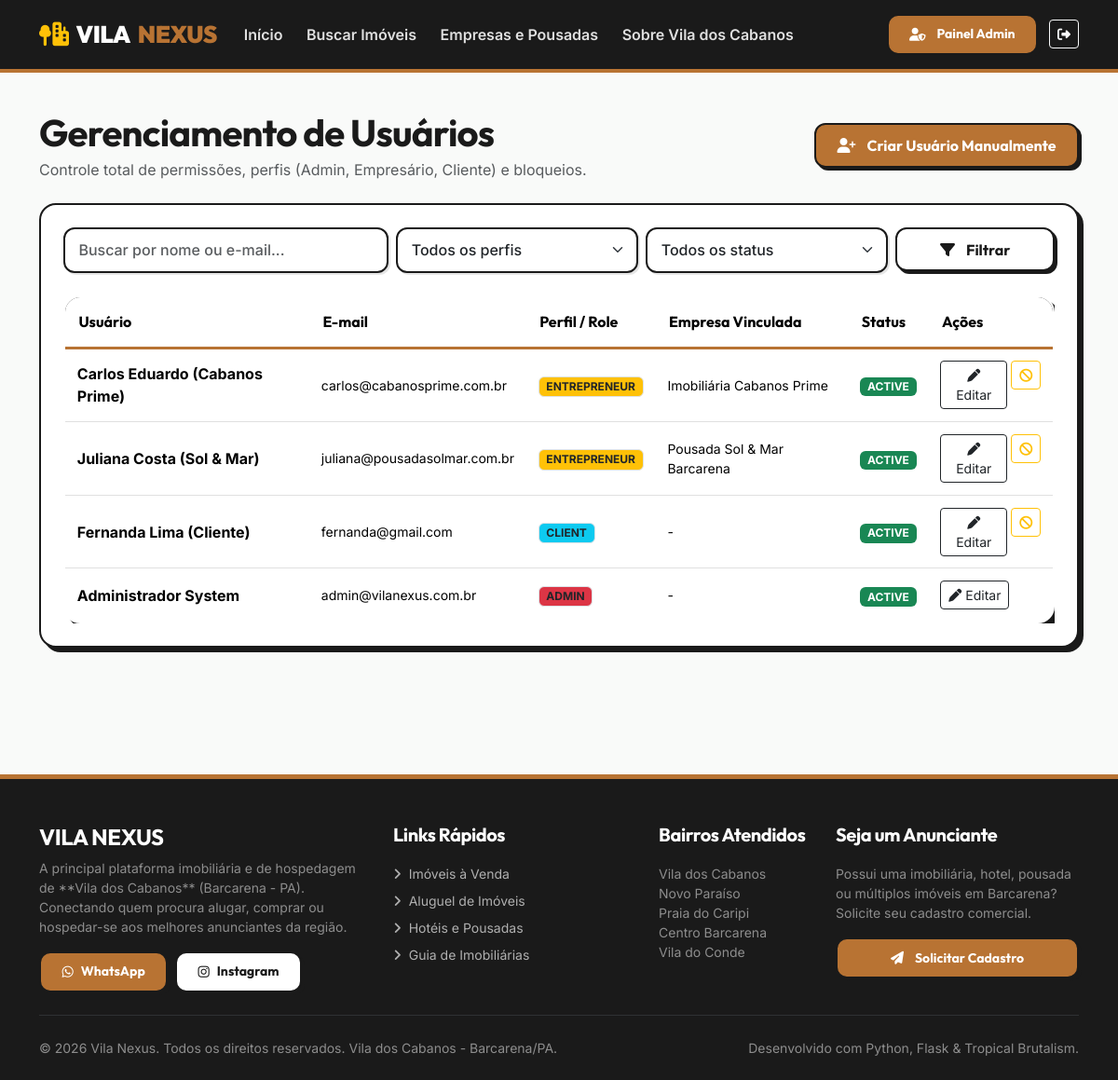
Page /admin/usuarios (signed in) on the committed database.
### app/models/user.py (models this page shows, shortened)
class User(UserMixin, db.Model):
    __tablename__ = 'users'
    id = db.Column(db.Integer, primary_key=True)
    name = db.Column(db.String(120), nullable=False)
    email = db.Column(db.String(120), unique=True, index=True, nullable=False)
    password_hash = db.Column(db.String(256), nullable=False)
    role = db.Column(db.String(20), nullable=False, default='client')  # admin, entrepreneur, client
    status = db.Column(db.String(20), nullable=False, default='active')  # active, blocked
    phone = db.Column(db.String(30), nullable=True)
    company_id = db.Column(db.Integer, db.ForeignKey('companies.id', ondelete='SET NULL'), nullable=True)
    created_at = db.Column(db.DateTime, default=datetime.utcnow)
    favorites = db.relationship('Favorite', backref='user', lazy='dynamic', cascade='all, delete-orphan')
    visit_requests = db.relationship('VisitRequest', backref='user', lazy='dynamic')
    saved_searches = db.relationship('SavedSearch', backref='user', lazy='dynamic', cascade='all, delete-orphan')
    def is_admin(self):
        return self.role == 'admin'
    def is_entrepreneur(self):
        return self.role == 'entrepreneur'

### app/models/company.py (models this page shows, shortened)
class Company(db.Model):
    __tablename__ = 'companies'
    id = db.Column(db.Integer, primary_key=True)
    name = db.Column(db.String(150), nullable=False)
    cnpj_cpf = db.Column(db.String(30), nullable=True)
    business_type = db.Column(db.String(50), nullable=False, default='Imobiliária')  # Imobiliária, Hotel, Pousada, Proprietário Particular, Outro
    phone = db.Column(db.String(30), nullable=False)
    whatsapp = db.Column(db.String(30), nullable=True)
    email = db.Column(db.String(120), nullable=False)
    address = db.Column(db.String(255), nullable=True)
    neighborhood = db.Column(db.String(100), nullable=False, default='Vila dos Cabanos')
    description = db.Column(db.Text, nullable=True)
    logo_filename = db.Column(db.String(255), nullable=True)
    is_approved = db.Column(db.Boolean, default=True)
    created_at = db.Column(db.DateTime, default=datetime.utcnow)
    users = db.relationship('User', backref='company', lazy='dynamic')
    properties = db.relationship('Property', backref='company', lazy='dynamic', cascade='all, delete-orphan')

### app/blueprints/admin/routes.py (the view)
@admin_bp.route('/usuarios')
def users_list():
    role_filter = request.args.get('role', '')
    status_filter = request.args.get('status', '')
    search_q = request.args.get('q', '')
    query = User.query
    if role_filter:
        query = query.filter_by(role=role_filter)
    if status_filter:
        query = query.filter_by(status=status_filter)
    if search_q:
        pattern = f"%{search_q}%"
        query = query.filter(User.name.ilike(pattern) | User.email.ilike(pattern))
    users = query.order_by(desc(User.created_at)).all()
    return render_template('admin/users_list.html', users=users, role_filter=role_filter, status_filter=status_filter, q=search_q)

### app/blueprints/admin/routes.py (called while the page is built)
def check_admin_access():
    if not current_user.is_authenticated:
        abort(401)
    if not current_user.is_admin():
        flash('Acesso restrito ao Painel Administrativo.', 'danger')
        abort(403)

@admin_bp.before_request
def before_request_hook():
    check_admin_access()

### app/models/user.py (called while the page is built)
@login_manager.user_loader
def load_user(user_id):
    return User.query.get(int(user_id))

### app/templates/admin/users_list.html (shortened to what this page needs)
{% extends 'base.html' %}
{% block content %}
<div class="container py-4 mb-5">
  <div class="d-flex justify-content-between align-items-center mb-4">
    <div>
      <h1 class="font-heading fw-bold mb-1">Gerenciamento de Usuários</h1>
      <p class="text-muted mb-0">Controle total de permissões, perfis (Admin, Empresário, Cliente) e bloqueios.</p>
    </div>
    <a href="{{ url_for('admin.user_create') }}" class="btn btn-vn-copper">
      <i class="fa-solid fa-user-plus me-1"></i> Criar Usuário Manualmente
    </a>
  </div>
  <div class="card card-brutalist p-4">
    <form method="GET" action="{{ url_for('admin.users_list') }}" class="row g-2 mb-4">
      <div class="col-md-4">
        <input type="text" name="q" class="form-control" placeholder="Buscar por nome ou e-mail..." value="{{ q }}">
      </div>
      <div class="col-md-3">
        <select name="role" class="form-select">
          <option value="">Todos os perfis</option>
        </select>
      </div>
      <div class="col-md-3">
        <select name="status" class="form-select">
          <option value="">Todos os status</option>
        </select>
      </div>
      <div class="col-md-2">
        <button type="submit" class="btn btn-vn-outline w-100"><i class="fa-solid fa-filter me-1"></i> Filtrar</button>
      </div>
    </form>
    <div class="table-responsive">
      <table class="table table-brutalist align-middle mb-0">
        <thead>
          <tr>
            <th>Usuário</th>
            <th>E-mail</th>
            <th>Perfil / Role</th>
            <th>Empresa Vinculada</th>
            <th>Status</th>
            <th>Ações</th>
          </tr>
        </thead>
        <tbody>
          {% for u in users %}
            <tr>
              <td class="fw-bold">{{ u.name }}</td>
              <td class="small">{{ u.email }}</td>
              <td>
                <span class="badge bg-{{ 'danger' if u.is_admin() else ('warning' if u.is_entrepreneur() else 'info') }} text-dark border">
                  {{ u.role.upper() }}
                </span>
              </td>
              <td class="small">{{ u.company.name if u.company else '-' }}</td>
              <td>
                <span class="badge bg-{{ 'success' if u.status == 'active' else 'danger' }} text-white">
                  {{ u.status.upper() }}
                </span>
              </td>
              <td>
                <div class="d-flex gap-1">
                  <a href="{{ url_for('admin.user_edit', id=u.id) }}" class="btn btn-sm btn-outline-dark" title="Editar / Redefinir Senha">
                    <i class="fa-solid fa-pen"></i> Editar
                  </a>
                  {% if u.id != current_user.id %}
                    <form method="POST" action="{{ url_for('admin.toggle_user_status', id=u.id) }}" class="d-inline">
                      <button type="submit" class="btn btn-sm btn-outline-{{ 'warning' if u.status == 'active' else 'success' }}" title="Bloquear / Desbloquear">
                        <i class="fa-solid fa-{{ 'ban' if u.status == 'active' else 'check' }}"></i>
                      </button>
                    </form>
                  {% endif %}
                </div>
              </td>
            </tr>
          {% else %}
            <tr>
              <td colspan="6" class="text-center text-muted py-4">Nenhum usuário encontrado.</td>
            </tr>
          {% endfor %}
        </tbody>
      </table>
    </div>
  </div>
</div>
{% endblock %}

### app/static/css/main.css (style rules this page uses)
:root { --vn-obsidian: #1A1A1A; --vn-copper: #B87333; --vn-copper-hover: #9E6028; --vn-sand: #F9FAF9; --vn-sand-card: #FFFFFF; --vn-emerald: #0B3D2E; --vn-emerald-light: #145944; --vn-muted: #6C757D; --vn-border-width: 2px; --vn-shadow: 5px 5px 0px var(--vn-obsidian); --vn-shadow-lg: 8px 8px 0px var(--vn-obsidian); --vn-shadow-copper: 5px 5px 0px var(--vn-copper); --vn-radius: 18px; --vn-radius-btn: 12px; --vn-radius-badge: 8px; }
body { font-family: 'Inter', system-ui, -apple-system, BlinkMacSystemFont, "Segoe UI", Roboto, sans-serif; background-color: var(--vn-sand); color: var(--vn-obsidian); margin: 0; padding: 0; min-height: 100vh; display: flex; flex-direction: column; }
h1, h2, h3, h4, h5, h6, .font-heading, .navbar-brand, .btn-brutalist { font-family: 'Outfit', sans-serif; font-weight: 700; letter-spacing: -0.02em; color: var(--vn-obsidian); }
.card-brutalist { background-color: var(--vn-sand-card); border: var(--vn-border-width) solid var(--vn-obsidian); box-shadow: var(--vn-shadow); border-radius: var(--vn-radius); transition: transform 0.2s cubic-bezier(0.165, 0.84, 0.44, 1), box-shadow 0.2s cubic-bezier(0.165, 0.84, 0.44, 1); overflow: hidden; }
.btn-vn-copper { background-color: var(--vn-copper); color: #FFFFFF !important; font-family: 'Outfit', sans-serif; font-weight: 700; border: var(--vn-border-width) solid var(--vn-obsidian); box-shadow: 3px 3px 0px var(--vn-obsidian); border-radius: var(--vn-radius-btn); padding: 0.6rem 1.4rem; transition: all 0.15s ease-in-out; text-decoration: none; display: inline-flex; align-items: center; justify-content: center; gap: 0.5rem; }
.btn-vn-outline { background-color: #FFFFFF; color: var(--vn-obsidian) !important; font-family: 'Outfit', sans-serif; font-weight: 700; border: var(--vn-border-width) solid var(--vn-obsidian); box-shadow: 3px 3px 0px var(--vn-obsidian); border-radius: var(--vn-radius-btn); padding: 0.6rem 1.4rem; transition: all 0.15s ease-in-out; text-decoration: none; display: inline-flex; align-items: center; justify-content: center; gap: 0.5rem; }
.form-control, .form-select { border: var(--vn-border-width) solid var(--vn-obsidian) !important; border-radius: var(--vn-radius-btn) !important; padding: 0.65rem 0.9rem; font-weight: 500; box-shadow: 2px 2px 0px rgba(0,0,0,0.1); }
.table-brutalist { border: var(--vn-border-width) solid var(--vn-obsidian); box-shadow: var(--vn-shadow); border-radius: var(--vn-radius); overflow: hidden; background-color: #FFFFFF; }
.table-brutalist thead { background-color: var(--vn-obsidian); color: #FFFFFF; font-family: 'Outfit', sans-serif; }
.table-brutalist th { padding: 0.9rem; border-bottom: 3px solid var(--vn-copper); }
.table-brutalist td { padding: 0.8rem; vertical-align: middle; border-bottom: 1px solid #E0E0E0; }

### rows in the picture
User: name "Carlos Eduardo (Cabanos Prime)", email "carlos@cabanosprime.com.br", role "ENTREPRENEUR", company "Imobiliária Cabanos Prime", status "ACTIVE"
User: name "Juliana Costa (Sol & Mar)", email "juliana@pousadasolmar.com.br", role "ENTREPRENEUR", company "Pousada Sol & Mar Barcarena", status "ACTIVE"
User: name "Fernanda Lima (Cliente)", email "fernanda@gmail.com", role "CLIENT", company "-", status "ACTIVE"
User: name "Administrador System", email "admin@vilanexus.com.br", role "ADMIN", company "-", status "ACTIVE"

### other values in the picture
{{ 2026 }} "2026"
